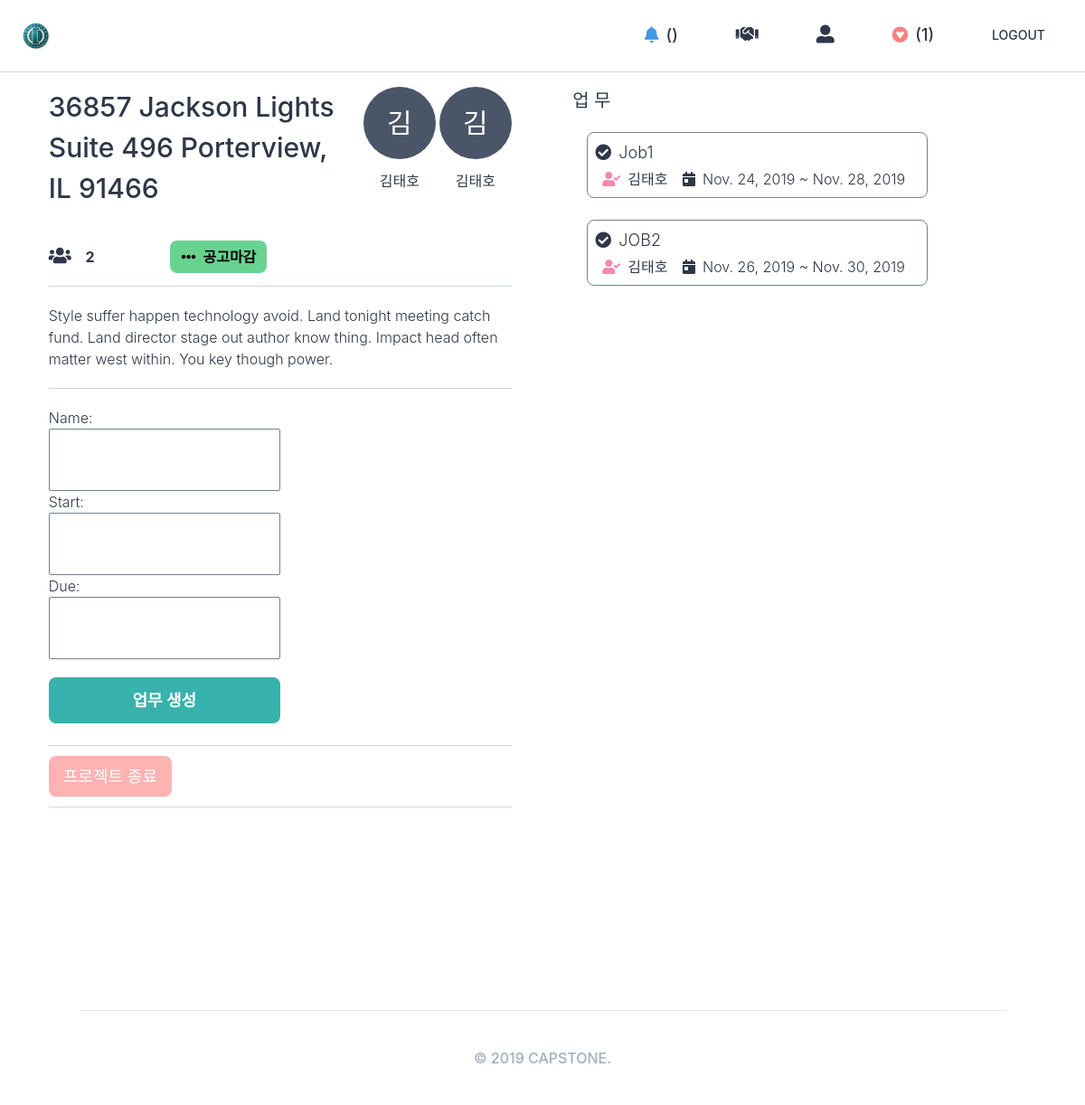
The page /projects/member/56/ (signed in) on the database as committed earlier.
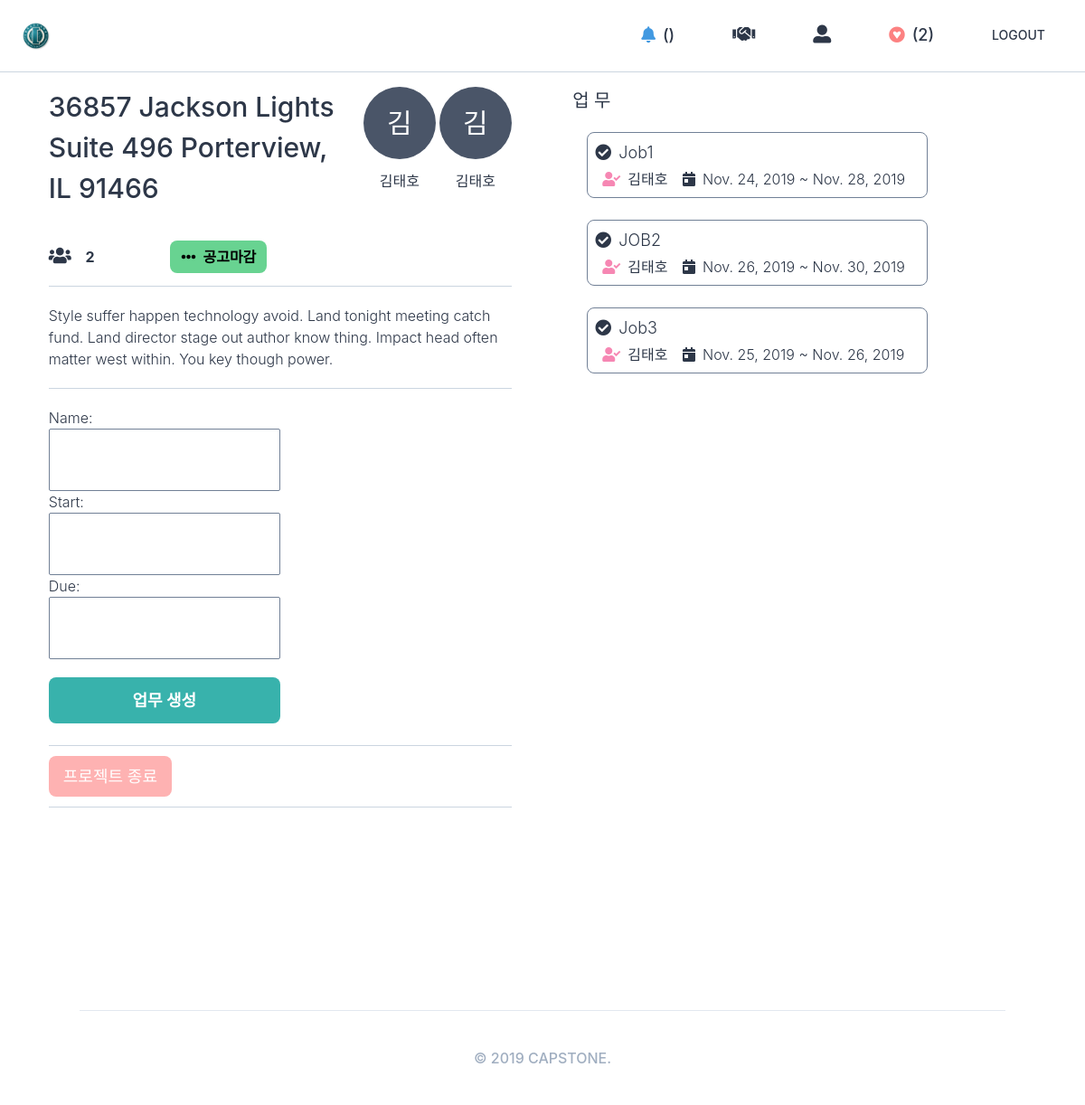
The same page on the database as committed later.
### users/models.py (models this page shows)
class User(AbstractUser):
    GENDER_MALE = "male"
    GENDER_FEMALE = "female"
    GENDER_CHOICES = (
        (GENDER_MALE, "남성"),
        (GENDER_FEMALE, "여성"),
    )
    MAJOR_1 = "글로벌지역학"
    MAJOR_2 = "EU전공"
    MAJOR_3 = "GlobalBusiness"
    MAJOR_4 = "TESOL영어학전공"
    MAJOR_5 = "광고PR브랜딩전공"
    MAJOR_6 = "교육학"
    MAJOR_7 = "국가리더전공"
    MAJOR_8 = "국제금융학과"
    MAJOR_9 = "국제스포츠레저전공"
    MAJOR_10 = "그리스불가리아학과"
    MAJOR_11 = "남아프리카어전공"
    MAJOR_12 = "독일어통번역학과"
    MAJOR_13 = "동아프리카어전공"
    MAJOR_14 = "동유럽학대학"
    MAJOR_15 = "러시아학과"
    MAJOR_16 = "루마니아어과"
    MAJOR_17 = "말레이인도네시아어통번역학과"
    MAJOR_18 = "문화콘텐츠학전공"
    MAJOR_19 = "바이오메디컬공학전공"
    MAJOR_20 = "방송영상뉴미디어전공"
    MAJOR_21 = "브라질학과"
    MAJOR_22 = "사학과"
    MAJOR_23 = "산업경영공학과"
    MAJOR_24 = "생명공학과"
    MAJOR_25 = "서아프리카어전공"
    MAJOR_26 = "세계문화예술경영전공"
    MAJOR_27 = "세르비아크로아티아어과"
    MAJOR_28 = "수학과"
    MAJOR_29 = "스페인어통번역학과"
    MAJOR_30 = "아랍어통번역학과"
    MAJOR_31 = "아프리카학부"
    MAJOR_32 = "언론정보전공"
    MAJOR_33 = "언어인지과학과"
    MAJOR_34 = "영미권통상통번역전공"
    MAJOR_35 = "영미문학번역전공"
    MAJOR_36 = "영어통번역학부"
    MAJOR_37 = "영어통번역학전공"
    MAJOR_38 = "우크라이나어과"
    MAJOR_39 = "융복합소프트웨어전공"
    MAJOR_40 = "이탈리아어통번역학과"
    MAJOR_41 = "인도학과"
    MAJOR_42 = "일본어통번역학과"
    MAJOR_43 = "전자공학과"
    MAJOR_44 = "전자물리학과"
    MAJOR_45 = "정보기록학전공"
    MAJOR_46 = "정보통신공학과"
    MAJOR_47 = "정치외교학과"
    MAJOR_48 = "중국어통번역학과"
    MAJOR_49 = "중앙아시아학과"
    MAJOR_50 = "지식콘텐츠전공"
    MAJOR_51 = "철학과"
    MAJOR_52 = "체코슬로바키아어과"
    MAJOR_53 = "컴퓨터전자시스템공학전공"
    MAJOR_54 = "태국어통번역학과"
    MAJOR_55 = "통계학과"
    MAJOR_56 = "폴란드어과"
    MAJOR_57 = "프랑스학과"
    MAJOR_58 = "한국학과"
    MAJOR_59 = "행정학과"
    MAJOR_60 = "헝가리어과"
    MAJOR_61 = "화학과"
    MAJOR_62 = "환경학과"
    MAJOR_CHOICES = (
        (MAJOR_1, "글로벌지역학"),
        (MAJOR_2, "EU전공"),
        (MAJOR_3, "GlobalBusiness"),
        (MAJOR_4, "TESOL영어학전공"),
        (MAJOR_5, "광고PR브랜딩전공"),
        (MAJOR_6, "교육학"),
        (MAJOR_7, "국가리더전공"),
        (MAJOR_8, "국제금융학과"),
        (MAJOR_9, "국제스포츠레저전공"),
        (MAJOR_10,  "그리스불가리아학과"),
        (MAJOR_11,  "남아프리카어전공"),
        (MAJOR_12,  "독일어통번역학과"),
        (MAJOR_13,  "동아프리카어전공"),
        (MAJOR_14,  "동유럽학대학"),
        (MAJOR_15,  "러시아학과"),
        (MAJOR_16,  "루마니아어과"),
        (MAJOR_17,  "말레이인도네시아어통번역학과"),
        (MAJOR_18,  "문화콘텐츠학전공"),
        (MAJOR_19,  "바이오메디컬공학전공"),
        (MAJOR_20,  "방송영상뉴미디어전공"),
        (MAJOR_21,  "브라질학과"),
        (MAJOR_22,  "사학과"),
        (MAJOR_23,  "산업경영공학과"),
        (MAJOR_24,  "생명공학과"),
        (MAJOR_25,  "서아프리카어전공"),
        (MAJOR_26,  "세계문화예술경영전공"),
        (MAJOR_27,  "세르비아크로아티아어과"),
        (MAJOR_28,  "수학과"),
        (MAJOR_29,  "스페인어통번역학과"),
        (MAJOR_30,  "아랍어통번역학과"),
        (MAJOR_31,  "아프리카학부"),
        (MAJOR_32,  "언론정보전공"),
        (MAJOR_33,  "언어인지과학과"),
        (MAJOR_34,  "영미권통상통번역전공"),
        (MAJOR_35,  "영미문학번역전공"),
        (MAJOR_36,  "영어통번역학부"),
        (MAJOR_37,  "영어통번역학전공"),
        (MAJOR_38,  "우크라이나어과"),
        (MAJOR_39,  "융복합소프트웨어전공"),
        (MAJOR_40,  "이탈리아어통번역학과"),
        (MAJOR_41,  "인도학과"),
        (MAJOR_42,  "일본어통번역학과"),
        (MAJOR_43,  "전자공학과"),
        (MAJOR_44,  "전자물리학과"),
        (MAJOR_45,  "정보기록학전공"),
        (MAJOR_46,  "정보통신공학과"),
        (MAJOR_47,  "정치외교학과"),
        (MAJOR_48,  "중국어통번역학과"),
        (MAJOR_49,  "중앙아시아학과"),
        (MAJOR_50,  "지식콘텐츠전공"),
        (MAJOR_51,  "철학과"),
        (MAJOR_52,  "체코슬로바키아어과"),
        (MAJOR_53,  "컴퓨터전자시스템공학전공"),
        (MAJOR_54,  "태국어통번역학과"),
        (MAJOR_55,  "통계학과"),
        (MAJOR_56,  "폴란드어과"),
        (MAJOR_57,  "프랑스학과"),
        (MAJOR_58,  "한국학과"),
        (MAJOR_59,  "행정학과"),
        (MAJOR_60,  "헝가리어과"),
        (MAJOR_61,  "화학과"),
        (MAJOR_62,  "환경학과"),
    )
    LOGIN_EMAIL = "email"
    LOGIN_KAKAO = "kakao"
    LOGIN_CHOICES = (
        (LOGIN_EMAIL, "EMAIL"),
        (LOGIN_KAKAO, "KAKAO"),
    )
    objects = managers.CustomModelManager()
    gender = models.CharField(choices=GENDER_CHOICES, max_length=10, blank=True)
    bio = models.TextField(default="")
    major = models.CharField(choices=MAJOR_CHOICES, max_length=20, blank=True)
    login_method = models.CharField(choices=LOGIN_CHOICES, max_length=50, default=LOGIN_EMAIL)
    def get_absolute_url(self):
        return reverse("users:profile", kwargs={"pk": self.pk})

### lists/models.py (models this page shows, shortened)
class List(core_models.TimeStampedModel):
    name = models.CharField(max_length=80)
    user = models.OneToOneField(
        "users.User", related_name="list", on_delete=models.CASCADE
    )
    projects = models.ManyToManyField("projects.Project", related_name="lists", blank=True)
    def count_projects(self):
        return self.projects.count()
    count_projects.short_description = "Number of Projects"

### participant/models.py (models this page shows)
class Participant(core_models.TimeStampedModel):
    user = models.ForeignKey(
        "users.User", related_name="participants", on_delete=models.CASCADE
    )
    project = models.ForeignKey(
        "projects.Project", related_name="participants", on_delete=models.CASCADE
    )

### projects/models.py (models this page shows, shortened)
class ProjectJob(core_models.TimeStampedModel):
    name = models.CharField(max_length=140)
    start = models.DateField()
    due = models.DateField()
    charger = models.ForeignKey(
        "users.User", related_name="project_jobs", on_delete=models.SET_NULL, null=True
    )
    project = models.ForeignKey(
        "Project", related_name="project_jobs", on_delete=models.CASCADE
    )

### projects/views.py (the view)
# urls.py: path("member/<int:pk>/", views.ProjectMemberDetail.as_view(), name="member-detail"),
class ProjectMemberDetail(user_mixins.LoggedInOnlyView, View):
    def get(self, *args, **kwargs):
        pk = kwargs.get("pk")
        project = models.Project.objects.get_or_none(pk=pk)
        if not project:
            raise Http404()
        project_job = models.ProjectJob.objects.filter(project=project)
        participants = participant_models.Participant.objects.filter(project=project)
        form = forms.CreateProjectJobForm()
        return render(
            self.request,
            "projects/member_project.html",
            {
                "project": project,
                "participants": participants,
                "project_job": project_job,
                "form": form,
            },
        )

### projects/forms.py (shortened to what this page needs)
class CreateProjectJobForm(forms.ModelForm):
    class Meta:
        model = models.ProjectJob
        fields = (
            "name",
            "start",
            "due",
        )

### core/managers.py (called while the page is built)
    def get_or_none(self, **kwargs):
        try:
            return self.get(**kwargs)
        except self.model.DoesNotExist:
            return None

### projects/models.py (called while the page is built)
    def count_participants(self):
        return self.participants.count() + 1

### templates/projects/member_project.html (shortened to what this page needs)
{% extends "base.html" %}
{% load static %}
{% load on_favs check_apply %}
{% block content %}
    <div class="container mx-5 flex justify-around pb-56">
        <div class="w-1/2">
            <div class="flex justify-between">
                <div class="mr-8 mb-5">
                    <h4 class="text-3xl font-medium mb-px">{{project.name}}</h4>
                </div>
                <a href="{{project.host.get_absolute_url}}" class="flex flex-col items-center mr-1">
                    {% include "mixins/user_avatar.html" with user=project.host %}
                    <span class="mt-3 text-medium">{{project.host.first_name}}{{project.host.last_name}}</span>
                </a>
                {% for participant in participants %}
                    <a href="{{participant.user.get_absolute_url}}" class="flex flex-col items-center">
                        {% include "mixins/user_avatar.html" with user=participant.user %}
                        <span class="mt-3 text-medium">{{participant.user.first_name}}{{participant.user.last_name}}</span>
                    </a>
                {% endfor %}
            </div>
            <p class="border-b border-gray-400 pb-5 mt-5 font-bold">
                <i class="fas fa-users text-xl mr-3"></i>
                {{project.count_participants}}
                {% if project.on_market %}
                    <a href="{% url 'projects:toggle' project.pk %}" class="pro_zoom text-center ml-20 py-2 px-3 rounded-lg font-bold w-full text-black bg-green-400 hover:text-white-300"><i class="fas fa-ellipsis-h mr-2"></i>공고마감</a>
                {% else %}
                    <a href="{% url 'projects:toggle' project.pk %}" class="pro_zoom text-center ml-20 py-2 px-3 rounded-lg font-bold w-full text-black bg-yellow-500 hover:text-white-300"><i class="fas fa-share-alt mr-2"></i>공고등록</a>
                {% endif %}
            </p>
            <p class="border-b border-gray-400 pb-5 mt-5">
                {{project.description}}
            </p>
                <form action="{% url 'projects:create-job' project.pk %}" method="POST" class="w-1/2">
                    {{form}}
                    <button class="pro_zoom text-center py-3 rounded-lg font-bold text-lg w-full text-white bg-teal-500 mt-5">업무 생성</button>
                </form>
            <div class="border-b border-gray-400 pb-5 mt-1 flex flex-row">
            </div>
            <p class="border-b border-gray-400 pb-5 mt-5 pro_zoom">
                <a href="#" class="btn text-center py-3 px-4 rounded-lg font-medium text-lg w-full text-white bg-red-300 text-white hover:text-gray-300">프로젝트 종료</a>
            </p>
        </div>
        <div>
            <h4 class="font-medium text-xl mb-5 w-15 mr-2">업 무</h4>
            {% for j in project_job %}
                <li class="mb-2 list-none ml-4 mb-6 border border-gray-600 rounded-lg w-full p-2">
                    <div class="mb-1 text-lg"><i class="fas fa-check-circle mr-2"></i>{{j.name}}</div>
                    <span class="mr-3"><i class="fas fa-user-check mr-2 ml-2 text-pink-400"></i>{{j.charger.first_name}}{{j.charger.last_name}}</span>
                    <span><i class="fas fa-calendar-day mr-2"></i>{{j.start}} ~ {{j.due}}</span>
                </li>
            {% endfor %}
        </div>
    </div>
{% endblock content %}

### templates/partials/nav.html (shortened to what this page needs)
<ul class="flex items-center text-sm font-medium h-full">
    {% if user.is_authenticated %}
        <li class="nav_link text-lg pro_zoom"><a href="#"><i class="fas fa-bell text-lg mr-2 text-blue-500"></i>()</a></li>
        <li class="nav_link pro_zoom"><a href="{% url 'projects:create' %}"><i class="fas fa-handshake text-xl"></i></a></li>
        <li class="nav_link pro_zoom"><a href="{{user.get_absolute_url}}"><i class="fas fa-user-alt text-xl"></i></a></li>
        <li class="nav_link text-lg pro_zoom"><a href="{% url 'lists:see-favs' %}"><i class="fab fa-gratipay text-lg mr-2 text-red-400"></i>({{user.list.projects.count}})</a></li>
        <li class="nav_link pro_zoom"><a href="{% url 'users:logout' %}">LOGOUT</a></li>
    {% else %}
        <li class="nav_link pro_zoom"><a href="{% url 'users:login' %}">LOGIN</a></li>
        <li class="nav_link pro_zoom"><a href="#">JOIN</a></li>
    {% endif %}
</ul>

### templates/mixins/user_avatar.html
<div class="{{h_and_w|default:'h-20 w-20'}} bg-gray-700 rounded-full text-white flex justify-center items-center">
    <span class="{{text|default:'text-3xl'}}">{{user.first_name|first}}</span>
</div>

Rows that differ between the two databases and show on the page:
computed for User: list.projects.count "1" → "2"
added ProjectJob: name "Job3", charger.first_name "김", charger.last_name "태호", start "Nov. 25, 2019", due "Nov. 26, 2019"
